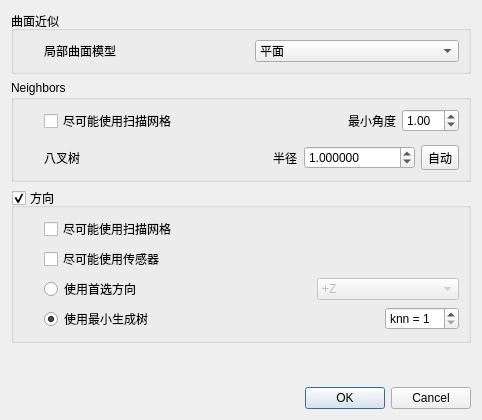
<?xml version="1.0" encoding="UTF-8"?>
<ui version="4.0">
 <class>NormalComputationDlg</class>
 <widget class="QDialog" name="NormalComputationDlg">
  <property name="geometry">
   <rect>
    <x>0</x>
    <y>0</y>
    <width>482</width>
    <height>420</height>
   </rect>
  </property>
  <property name="windowTitle">
   <string>计算法线</string>
  </property>
  <layout class="QVBoxLayout" name="verticalLayout_3">
   <item>
    <widget class="QGroupBox" name="surfaceGroupBox">
     <property name="title">
      <string>曲面近似</string>
     </property>
     <layout class="QHBoxLayout" name="horizontalLayout_2">
      <property name="leftMargin">
       <number>30</number>
      </property>
      <item>
       <widget class="QLabel" name="label">
        <property name="text">
         <string>局部曲面模型</string>
        </property>
       </widget>
      </item>
      <item>
       <widget class="QComboBox" name="localModelComboBox">
        <property name="toolTip">
         <string>Local surface estimation model</string>
        </property>
        <property name="currentIndex">
         <number>0</number>
        </property>
        <item>
         <property name="text">
          <string>平面</string>
         </property>
        </item>
        <item>
         <property name="text">
          <string>二次曲面</string>
         </property>
        </item>
        <item>
         <property name="text">
          <string>三角</string>
         </property>
        </item>
       </widget>
      </item>
     </layout>
    </widget>
   </item>
   <item>
    <widget class="QGroupBox" name="neighborsGroupBox">
     <property name="sizePolicy">
      <sizepolicy hsizetype="Preferred" vsizetype="Maximum">
       <horstretch>0</horstretch>
       <verstretch>0</verstretch>
      </sizepolicy>
     </property>
     <property name="title">
      <string>Neighbors</string>
     </property>
     <layout class="QVBoxLayout" name="verticalLayout_2">
      <property name="leftMargin">
       <number>30</number>
      </property>
      <item>
       <layout class="QHBoxLayout" name="horizontalLayout_3">
        <item>
         <widget class="QCheckBox" name="useScanGridCheckBox">
          <property name="toolTip">
           <string>Using scan grid(s) instead of the octree</string>
          </property>
          <property name="text">
           <string>尽可能使用扫描网格</string>
          </property>
         </widget>
        </item>
        <item>
         <spacer name="horizontalSpacer">
          <property name="orientation">
           <enum>Qt::Horizontal</enum>
          </property>
          <property name="sizeHint" stdset="0">
           <size>
            <width>40</width>
            <height>20</height>
           </size>
          </property>
         </spacer>
        </item>
        <item>
         <widget class="QFrame" name="gridAngleFrame">
          <property name="enabled">
           <bool>true</bool>
          </property>
          <layout class="QHBoxLayout" name="horizontalLayout">
           <property name="leftMargin">
            <number>0</number>
           </property>
           <property name="topMargin">
            <number>0</number>
           </property>
           <property name="rightMargin">
            <number>0</number>
           </property>
           <property name="bottomMargin">
            <number>0</number>
           </property>
           <item>
            <widget class="QLabel" name="label_3">
             <property name="enabled">
              <bool>true</bool>
             </property>
             <property name="toolTip">
              <string>min triangulation angle</string>
             </property>
             <property name="text">
              <string>最小角度</string>
             </property>
            </widget>
           </item>
           <item>
            <widget class="QDoubleSpinBox" name="gridAngleDoubleSpinBox">
             <property name="enabled">
              <bool>true</bool>
             </property>
             <property name="toolTip">
              <string>Min angle of local triangles (in degrees)</string>
             </property>
             <property name="minimum">
              <double>0.000000000000000</double>
             </property>
             <property name="maximum">
              <double>90.000000000000000</double>
             </property>
             <property name="singleStep">
              <double>0.100000000000000</double>
             </property>
             <property name="value">
              <double>1.000000000000000</double>
             </property>
            </widget>
           </item>
          </layout>
         </widget>
        </item>
       </layout>
      </item>
      <item>
       <widget class="QFrame" name="useScanGridsFrame">
        <property name="sizePolicy">
         <sizepolicy hsizetype="Expanding" vsizetype="Preferred">
          <horstretch>0</horstretch>
          <verstretch>0</verstretch>
         </sizepolicy>
        </property>
        <layout class="QHBoxLayout" name="horizontalLayout_9">
         <property name="leftMargin">
          <number>0</number>
         </property>
         <property name="topMargin">
          <number>0</number>
         </property>
         <property name="rightMargin">
          <number>0</number>
         </property>
         <property name="bottomMargin">
          <number>0</number>
         </property>
        </layout>
       </widget>
      </item>
      <item>
       <layout class="QHBoxLayout" name="horizontalLayout_10">
        <item>
         <widget class="QLabel" name="label_4">
          <property name="text">
           <string>八叉树</string>
          </property>
         </widget>
        </item>
        <item>
         <spacer name="horizontalSpacer_2">
          <property name="orientation">
           <enum>Qt::Horizontal</enum>
          </property>
          <property name="sizeHint" stdset="0">
           <size>
            <width>40</width>
            <height>20</height>
           </size>
          </property>
         </spacer>
        </item>
        <item>
         <widget class="QFrame" name="localRadiusFrame">
          <layout class="QHBoxLayout" name="horizontalLayout_8">
           <property name="leftMargin">
            <number>0</number>
           </property>
           <property name="topMargin">
            <number>0</number>
           </property>
           <property name="rightMargin">
            <number>0</number>
           </property>
           <property name="bottomMargin">
            <number>0</number>
           </property>
           <item>
            <widget class="QLabel" name="label_2">
             <property name="toolTip">
              <string>Radius of the sphere in which the neighbors will be extracted</string>
             </property>
             <property name="text">
              <string>半径</string>
             </property>
            </widget>
           </item>
           <item>
            <widget class="QDoubleSpinBox" name="radiusDoubleSpinBox">
             <property name="toolTip">
              <string>Radius of the sphere in which the neighbors will be extracted</string>
             </property>
             <property name="decimals">
              <number>6</number>
             </property>
             <property name="minimum">
              <double>0.000001000000000</double>
             </property>
             <property name="maximum">
              <double>999999.989999999990687</double>
             </property>
             <property name="singleStep">
              <double>0.100000000000000</double>
             </property>
             <property name="value">
              <double>1.000000000000000</double>
             </property>
            </widget>
           </item>
           <item>
            <widget class="QToolButton" name="autoRadiusToolButton">
             <property name="text">
              <string>自动</string>
             </property>
            </widget>
           </item>
          </layout>
         </widget>
        </item>
       </layout>
      </item>
     </layout>
    </widget>
   </item>
   <item>
    <widget class="QGroupBox" name="normalsOrientGroupBox">
     <property name="sizePolicy">
      <sizepolicy hsizetype="Preferred" vsizetype="Maximum">
       <horstretch>0</horstretch>
       <verstretch>0</verstretch>
      </sizepolicy>
     </property>
     <property name="title">
      <string>方向</string>
     </property>
     <property name="checkable">
      <bool>true</bool>
     </property>
     <layout class="QVBoxLayout" name="verticalLayout">
      <property name="leftMargin">
       <number>30</number>
      </property>
      <item>
       <widget class="QCheckBox" name="scanGridsOrientCheckBox">
        <property name="toolTip">
         <string>Use scan grid(s) (robust method)</string>
        </property>
        <property name="text">
         <string>尽可能使用扫描网格</string>
        </property>
       </widget>
      </item>
      <item>
       <widget class="QCheckBox" name="sensorOrientCheckBox">
        <property name="acceptDrops">
         <bool>true</bool>
        </property>
        <property name="toolTip">
         <string>Use sensor position to orient normals (if both grid and sensor are selected, 'grid' has precedence over 'sensor')</string>
        </property>
        <property name="text">
         <string>尽可能使用传感器</string>
        </property>
       </widget>
      </item>
      <item>
       <layout class="QHBoxLayout" name="horizontalLayout_5">
        <item>
         <widget class="QRadioButton" name="preferredOrientRadioButton">
          <property name="toolTip">
           <string>To give a hint on how to orient normals</string>
          </property>
          <property name="text">
           <string>使用首选方向</string>
          </property>
         </widget>
        </item>
        <item>
         <spacer name="horizontalSpacer_4">
          <property name="orientation">
           <enum>Qt::Horizontal</enum>
          </property>
          <property name="sizeHint" stdset="0">
           <size>
            <width>40</width>
            <height>20</height>
           </size>
          </property>
         </spacer>
        </item>
        <item>
         <widget class="QComboBox" name="preferredOrientationComboBox">
          <property name="enabled">
           <bool>false</bool>
          </property>
          <property name="currentIndex">
           <number>4</number>
          </property>
          <property name="maxVisibleItems">
           <number>12</number>
          </property>
          <item>
           <property name="text">
            <string notr="true">+X</string>
           </property>
          </item>
          <item>
           <property name="text">
            <string notr="true">-X</string>
           </property>
          </item>
          <item>
           <property name="text">
            <string notr="true">+Y</string>
           </property>
          </item>
          <item>
           <property name="text">
            <string notr="true">-Y</string>
           </property>
          </item>
          <item>
           <property name="text">
            <string notr="true">+Z</string>
           </property>
          </item>
          <item>
           <property name="text">
            <string notr="true">-Z</string>
           </property>
          </item>
          <item>
           <property name="text">
            <string>+ Barycenter</string>
           </property>
          </item>
          <item>
           <property name="text">
            <string>- Barycenter</string>
           </property>
          </item>
          <item>
           <property name="text">
            <string notr="true">+ (0,0,0)</string>
           </property>
          </item>
          <item>
           <property name="text">
            <string notr="true">- (0,0,0)</string>
           </property>
          </item>
          <item>
           <property name="text">
            <string>Use previous normal</string>
           </property>
          </item>
         </widget>
        </item>
       </layout>
      </item>
      <item>
       <layout class="QHBoxLayout" name="horizontalLayout_6">
        <item>
         <widget class="QRadioButton" name="mstOrientRadioButton">
          <property name="toolTip">
           <string>Generic 3D orientation algorithm</string>
          </property>
          <property name="text">
           <string>使用最小生成树</string>
          </property>
          <property name="checked">
           <bool>true</bool>
          </property>
         </widget>
        </item>
        <item>
         <spacer name="horizontalSpacer_3">
          <property name="orientation">
           <enum>Qt::Horizontal</enum>
          </property>
          <property name="sizeHint" stdset="0">
           <size>
            <width>40</width>
            <height>20</height>
           </size>
          </property>
         </spacer>
        </item>
        <item>
         <widget class="QSpinBox" name="mstNeighborsSpinBox">
          <property name="enabled">
           <bool>true</bool>
          </property>
          <property name="toolTip">
           <string>Number of neighbors used to build the tree</string>
          </property>
          <property name="prefix">
           <string notr="true">knn = </string>
          </property>
          <property name="minimum">
           <number>1</number>
          </property>
         </widget>
        </item>
       </layout>
      </item>
     </layout>
    </widget>
   </item>
   <item>
    <spacer name="verticalSpacer">
     <property name="orientation">
      <enum>Qt::Vertical</enum>
     </property>
     <property name="sizeHint" stdset="0">
      <size>
       <width>20</width>
       <height>40</height>
      </size>
     </property>
    </spacer>
   </item>
   <item>
    <widget class="QDialogButtonBox" name="buttonBox">
     <property name="orientation">
      <enum>Qt::Horizontal</enum>
     </property>
     <property name="standardButtons">
      <set>QDialogButtonBox::Cancel|QDialogButtonBox::Ok</set>
     </property>
    </widget>
   </item>
  </layout>
  <zorder>buttonBox</zorder>
  <zorder>normalsOrientGroupBox</zorder>
  <zorder>surfaceGroupBox</zorder>
  <zorder>neighborsGroupBox</zorder>
 </widget>
 <resources/>
 <connections>
  <connection>
   <sender>buttonBox</sender>
   <signal>accepted()</signal>
   <receiver>NormalComputationDlg</receiver>
   <slot>accept()</slot>
   <hints>
    <hint type="sourcelabel">
     <x>257</x>
     <y>424</y>
    </hint>
    <hint type="destinationlabel">
     <x>157</x>
     <y>274</y>
    </hint>
   </hints>
  </connection>
  <connection>
   <sender>buttonBox</sender>
   <signal>rejected()</signal>
   <receiver>NormalComputationDlg</receiver>
   <slot>reject()</slot>
   <hints>
    <hint type="sourcelabel">
     <x>325</x>
     <y>424</y>
    </hint>
    <hint type="destinationlabel">
     <x>286</x>
     <y>274</y>
    </hint>
   </hints>
  </connection>
  <connection>
   <sender>preferredOrientRadioButton</sender>
   <signal>toggled(bool)</signal>
   <receiver>preferredOrientationComboBox</receiver>
   <slot>setEnabled(bool)</slot>
   <hints>
    <hint type="sourcelabel">
     <x>188</x>
     <y>316</y>
    </hint>
    <hint type="destinationlabel">
     <x>456</x>
     <y>317</y>
    </hint>
   </hints>
  </connection>
  <connection>
   <sender>mstOrientRadioButton</sender>
   <signal>toggled(bool)</signal>
   <receiver>mstNeighborsSpinBox</receiver>
   <slot>setEnabled(bool)</slot>
   <hints>
    <hint type="sourcelabel">
     <x>161</x>
     <y>349</y>
    </hint>
    <hint type="destinationlabel">
     <x>456</x>
     <y>351</y>
    </hint>
   </hints>
  </connection>
  <connection>
   <sender>useScanGridCheckBox</sender>
   <signal>toggled(bool)</signal>
   <receiver>gridAngleFrame</receiver>
   <slot>setEnabled(bool)</slot>
   <hints>
    <hint type="sourcelabel">
     <x>276</x>
     <y>128</y>
    </hint>
    <hint type="destinationlabel">
     <x>388</x>
     <y>129</y>
    </hint>
   </hints>
  </connection>
 </connections>
</ui>
